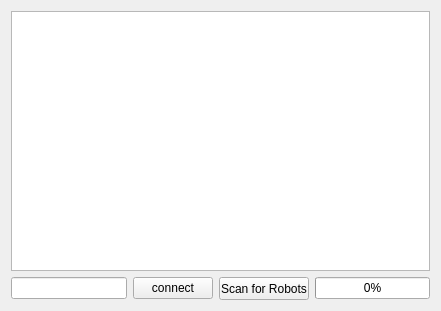
   <widget class="QWidget" name="layoutWidget">
    <property name="geometry">
     <rect>
      <x>10</x>
      <y>10</y>
      <width>441</width>
      <height>311</height>
     </rect>
    </property>
    <layout class="QVBoxLayout" name="verticalLayout_2">
     <item>
      <widget class="QListWidget" name="clientList"/>
     </item>
     <item>
      <layout class="QVBoxLayout" name="verticalLayout" stretch="0">
       <item>
        <layout class="QHBoxLayout" name="horizontalLayout">
         <item>
          <widget class="QLineEdit" name="ipBox"/>
         </item>
         <item>
          <widget class="QPushButton" name="connect2robot">
           <property name="text">
            <string>connect</string>
           </property>
          </widget>
         </item>
         <item>
          <widget class="QPushButton" name="Scan4robot">
           <property name="minimumSize">
            <size>
             <width>90</width>
             <height>23</height>
            </size>
           </property>
           <property name="maximumSize">
            <size>
             <width>90</width>
             <height>23</height>
            </size>
           </property>
           <property name="acceptDrops">
            <bool>false</bool>
           </property>
           <property name="text">
            <string>Scan for Robots</string>
           </property>
           <property name="checkable">
            <bool>false</bool>
           </property>
           <property name="default">
            <bool>false</bool>
           </property>
           <property name="flat">
            <bool>false</bool>
           </property>
          </widget>
         </item>
         <item>
          <widget class="QProgressBar" name="scanProg">
           <property name="maximum">
            <number>255</number>
           </property>
           <property name="value">
            <number>0</number>
           </property>
          </widget>
         </item>
        </layout>
       </item>
      </layout>
     </item>
    </layout>
   </widget>
